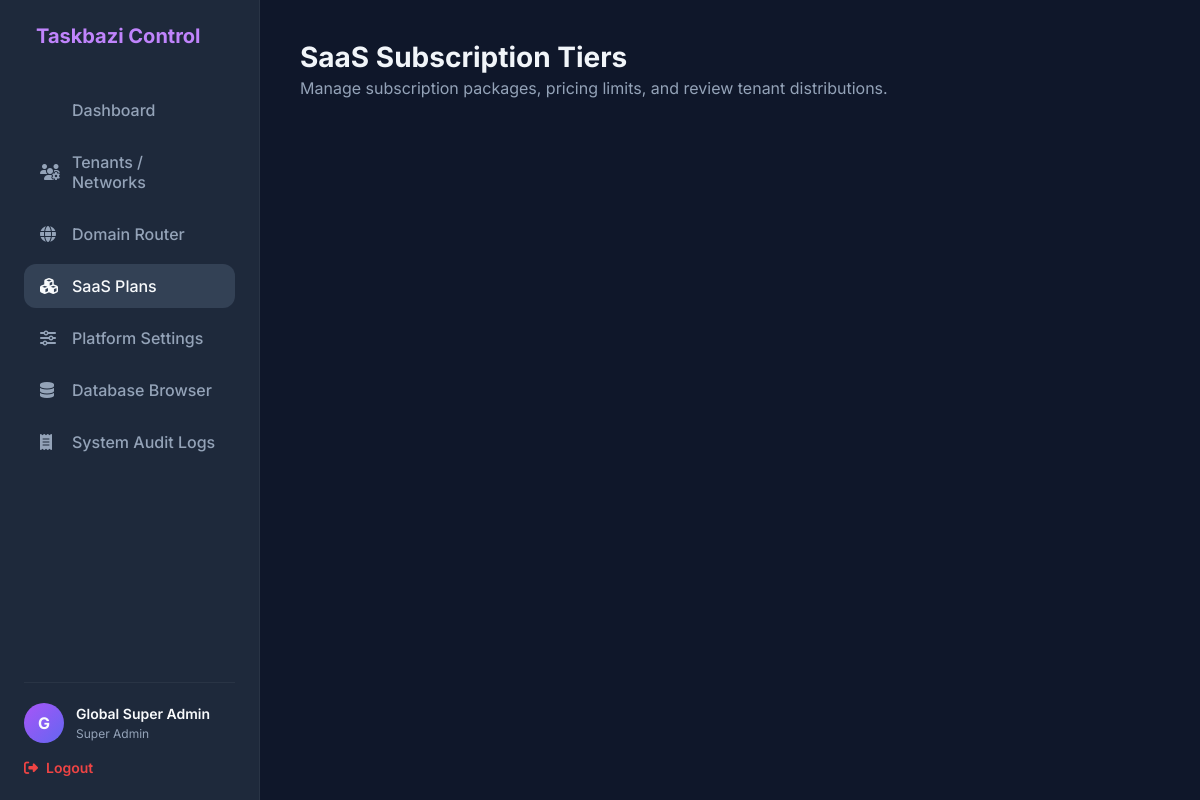
The page /superadmin/plans.php (signed in) on the database as committed earlier.
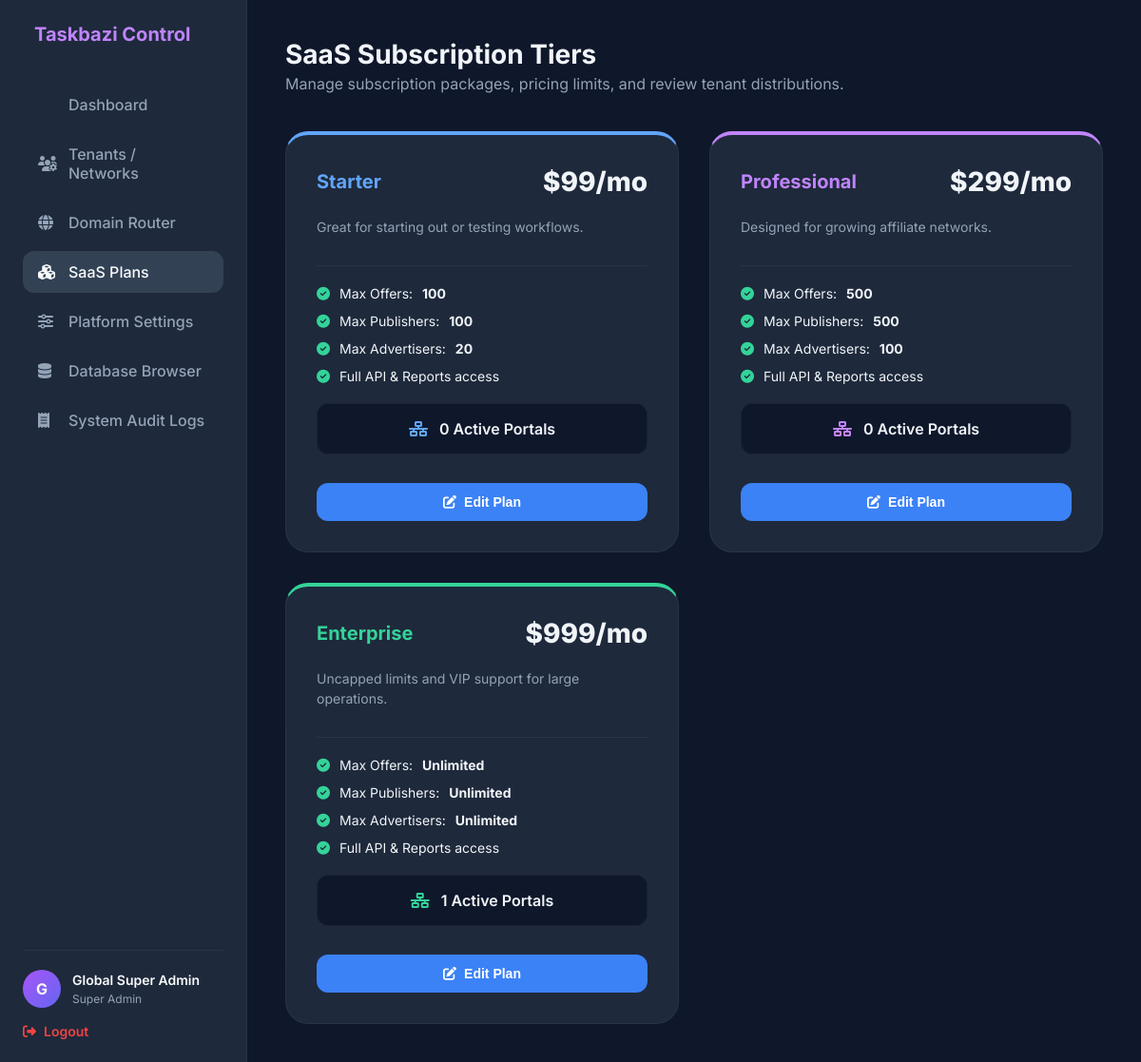
The same page on the database as committed later.
### tables this page shows
CREATE TABLE `saas_plans` (
  `id` INT AUTO_INCREMENT PRIMARY KEY,
  `name` VARCHAR(50) NOT NULL UNIQUE,
  `price` VARCHAR(50) NOT NULL,
  `offers_limit` VARCHAR(50) NOT NULL,
  `publishers_limit` VARCHAR(50) NOT NULL,
  `advertisers_limit` VARCHAR(50) NOT NULL,
  `description` TEXT,
  `color` VARCHAR(20) DEFAULT '#60a5fa',
  `created_at` TIMESTAMP DEFAULT CURRENT_TIMESTAMP,
  `updated_at` TIMESTAMP DEFAULT CURRENT_TIMESTAMP ON UPDATE CURRENT_TIMESTAMP
);

### app/core/tenant.php (called while the page is built, shortened)
    <?php
class GuardPDO extends PDO {
    #[\ReturnTypeWillChange]
    public function prepare($query, $options = []) {
        return parent::prepare($query, $options);
    }
    #[\ReturnTypeWillChange]
    public function query($query, ...$args) {
        return parent::query($query, ...$args);
    }
}

### superadmin/plans.php (the view, shortened to what this page needs)
<?php
require_once __DIR__ . '/../app/config/database.php';
$adminName = $_SESSION['super_auth']['name'] ?? 'Super Admin';
try {
    $plansDistribution = $pdo->query("
        SELECT plan_name, COUNT(*) as count
        FROM tenants
        WHERE status != 'deleted'
        GROUP BY plan_name
    ")->fetchAll(PDO::FETCH_KEY_PAIR);
} catch (PDOException $e) {
    $plansDistribution = [];
}
try {
    $dbPlans = $pdo->query("SELECT * FROM saas_plans ORDER BY id ASC")->fetchAll(PDO::FETCH_ASSOC);
} catch (PDOException $e) {
    $dbPlans = [
        [
            'id' => 1,
            'name' => 'Starter',
            'price' => '$99/mo',
            'offers_limit' => '100',
            'publishers_limit' => '100',
            'advertisers_limit' => '20',
            'description' => 'Great for starting out or testing workflows.',
            'color' => '#3b82f6'
        ],
        [
            'id' => 2,
            'name' => 'Professional',
            'price' => '$299/mo',
            'offers_limit' => '500',
            'publishers_limit' => '500',
            'advertisers_limit' => '100',
            'description' => 'Designed for growing affiliate networks.',
            'color' => '#8b5cf6'
        ],
        [
            'id' => 3,
            'name' => 'Enterprise',
            'price' => '$999/mo',
            'offers_limit' => 'Unlimited',
            'publishers_limit' => 'Unlimited',
            'advertisers_limit' => 'Unlimited',
            'description' => 'Uncapped limits and VIP support for large operations.',
            'color' => '#10b981'
        ]
    ];
}
$plans = [];
foreach ($dbPlans as $dp) {
    $plans[] = [
        'id' => (int)$dp['id'],
        'name' => $dp['name'],
        'price' => $dp['price'],
        'offers_limit' => $dp['offers_limit'],
        'publishers_limit' => $dp['publishers_limit'],
        'advertisers_limit' => $dp['advertisers_limit'],
        'description' => $dp['description'],
        'color' => $dp['color'],
        'count' => $plansDistribution[$dp['name']] ?? 0
    ];
}
?>
<!DOCTYPE html>
<html lang="en">
<head>
    <link rel="stylesheet" href="https://cdnjs.cloudflare.com/ajax/libs/font-awesome/6.4.0/css/all.min.css">
</head>
<body>
    <div class="sidebar">
        <div class="brand">
            <span>Taskbazi Control</span>
        </div>
        <ul class="nav-menu">
            <li class="nav-item">
                <a href="dashboard.php">
                    <i class="fas fa-grid-2"></i> Dashboard
                </a>
            </li>
            <li class="nav-item">
                <a href="tenants.php">
                    <i class="fas fa-users-gear"></i> Tenants / Networks
                </a>
            </li>
            <li class="nav-item">
                <a href="domains.php">
                    <i class="fas fa-globe"></i> Domain Router
                </a>
            </li>
            <li class="nav-item active">
                <a href="plans.php">
                    <i class="fas fa-cubes"></i> SaaS Plans
                </a>
            </li>
            <li class="nav-item">
                <a href="platform_settings.php">
                    <i class="fas fa-sliders"></i> Platform Settings
                </a>
            </li>
            <li class="nav-item">
                <a href="data_browser.php">
                    <i class="fas fa-database"></i> Database Browser
                </a>
            </li>
            <li class="nav-item">
                <a href="audit_logs.php">
                    <i class="fas fa-receipt"></i> System Audit Logs
                </a>
            </li>
        </ul>
        <div class="sidebar-footer">
            <div class="user-profile">
                <div class="avatar">
                    <?=strtoupper(substr($adminName, 0, 1))?>
                </div>
                <div>
                    <h4 style="font-size: 14px; font-weight: 600;"><?=$adminName?></h4>
                    <span style="font-size: 12px; color: #94a3b8;">Super Admin</span>
                </div>
            </div>
            <a href="../logout.php" class="logout-btn">
                <i class="fas fa-right-from-bracket"></i> Logout
            </a>
        </div>
    </div>
    <div class="content">
        <div class="header">
            <div>
                <h1>SaaS Subscription Tiers</h1>
                <p>Manage subscription packages, pricing limits, and review tenant distributions.</p>
            </div>
        </div>
        <div class="plans-grid">
            <?php foreach ($plans as $p): ?>
                <div class="plan-card" style="border-top: 4px solid <?=$p['color']?>">
                    <div class="plan-header">
                        <span class="plan-name" style="color: <?=$p['color']?>"><?=$p['name']?></span>
                        <span class="plan-price"><?=$p['price']?></span>
                    </div>
                    <p class="plan-desc"><?=$p['description']?></p>
                    <ul class="plan-features">
                        <li><i class="fas fa-check-circle"></i> Max Offers: <strong><?=$p['offers_limit']?></strong></li>
                        <li><i class="fas fa-check-circle"></i> Max Publishers: <strong><?=$p['publishers_limit']?></strong></li>
                        <li><i class="fas fa-check-circle"></i> Max Advertisers: <strong><?=$p['advertisers_limit']?></strong></li>
                        <li><i class="fas fa-check-circle"></i> Full API & Reports access</li>
                    </ul>
                    <div class="plan-distribution" style="margin-bottom: 10px;">
                        <i class="fas fa-network-wired" style="color: <?=$p['color']?>; margin-right: 8px;"></i>
                        <span><?=$p['count']?> Active Portals</span>
                    </div>
                    <button class="edit-btn" onclick='openEditModal(<?=json_encode($p)?>)'>
                        <i class="fas fa-pen-to-square"></i> Edit Plan
                    </button>
                </div>
            <?php endforeach; ?>
        </div>
    </div>
</body>
</html>

### superadmin/plans.php (style rules this page uses)
* { margin: 0; padding: 0; box-sizing: border-box; }
body { font-family: 'Inter', sans-serif; background-color: #0f172a; color: #f1f5f9; min-height: 100vh; display: flex; }
.sidebar { width: 260px; background-color: #1e293b; border-right: 1px solid rgba(255, 255, 255, 0.05); display: flex; flex-direction: column; padding: 24px; }
.brand { display: flex; align-items: center; gap: 12px; margin-bottom: 40px; font-weight: 700; font-size: 20px; color: #c084fc; }
.nav-menu { list-style: none; display: flex; flex-direction: column; gap: 8px; }
.nav-item a { display: flex; align-items: center; gap: 12px; padding: 12px 16px; color: #94a3b8; text-decoration: none; border-radius: 12px; font-weight: 500; transition: all 0.2s; }
.nav-item.active a, .nav-item a:hover { background-color: #334155; color: #f8fafc; }
.nav-item a i { width: 20px; }
.sidebar-footer { margin-top: auto; padding-top: 20px; border-top: 1px solid rgba(255, 255, 255, 0.05); }
.user-profile { display: flex; align-items: center; gap: 12px; color: #f8fafc; margin-bottom: 16px; }
.avatar { width: 40px; height: 40px; border-radius: 50%; background: linear-gradient(135deg, #a855f7, #6366f1); display: flex; align-items: center; justify-content: center; font-weight: 700; }
.logout-btn { display: flex; align-items: center; gap: 8px; color: #ef4444; text-decoration: none; font-weight: 600; font-size: 14px; }
.content { flex: 1; padding: 40px; overflow-y: auto; }
.header { display: flex; justify-content: space-between; align-items: center; margin-bottom: 40px; }
.header h1 { font-size: 28px; font-weight: 700; }
.header p { color: #94a3b8; margin-top: 4px; }
.plans-grid { display: grid; grid-template-columns: repeat(auto-fit, minmax(280px, 1fr)); gap: 32px; margin-top: 24px; }
.plan-card { background-color: #1e293b; border: 1px solid rgba(255, 255, 255, 0.05); border-radius: 24px; padding: 32px; display: flex; flex-direction: column; gap: 20px; position: relative; overflow: hidden; }
.plan-header { display: flex; justify-content: space-between; align-items: center; }
.plan-name { font-size: 20px; font-weight: 700; }
.plan-price { font-size: 28px; font-weight: 800; }
.plan-desc { font-size: 14px; color: #94a3b8; line-height: 1.5; }
.plan-features { list-style: none; display: flex; flex-direction: column; gap: 12px; border-top: 1px solid rgba(255, 255, 255, 0.05); padding-top: 20px; margin-top: 10px; }
.plan-features li { display: flex; align-items: center; gap: 10px; font-size: 14px; }
.plan-features li i { color: #34d399; }
.plan-distribution { background-color: #0f172a; border: 1px solid rgba(255, 255, 255, 0.05); border-radius: 12px; padding: 16px; text-align: center; font-weight: 600; margin-top: auto; }
.edit-btn { background-color: #3b82f6; color: white; border: none; padding: 12px; border-radius: 12px; font-weight: 600; cursor: pointer; text-align: center; transition: background 0.2s; width: 100%; font-size: 14px; display: flex; align-items: center; justify-content: center; gap: 8px; }

Rows that differ between the two databases and show on the page:
added saas_plans: name "Starter", price "$99/mo", description "Great for starting out or testing workflows.", offers_limit "100", publishers_limit "100", advertisers_limit "20", count "0"
added saas_plans: name "Professional", price "$299/mo", description "Designed for growing affiliate networks.", offers_limit "500", publishers_limit "500", advertisers_limit "100", count "0"
added saas_plans: name "Enterprise", price "$999/mo", description "Uncapped limits and VIP support for large operations.", offers_limit "Unlimited", publishers_limit "Unlimited", advertisers_limit "Unlimited", count "1"
